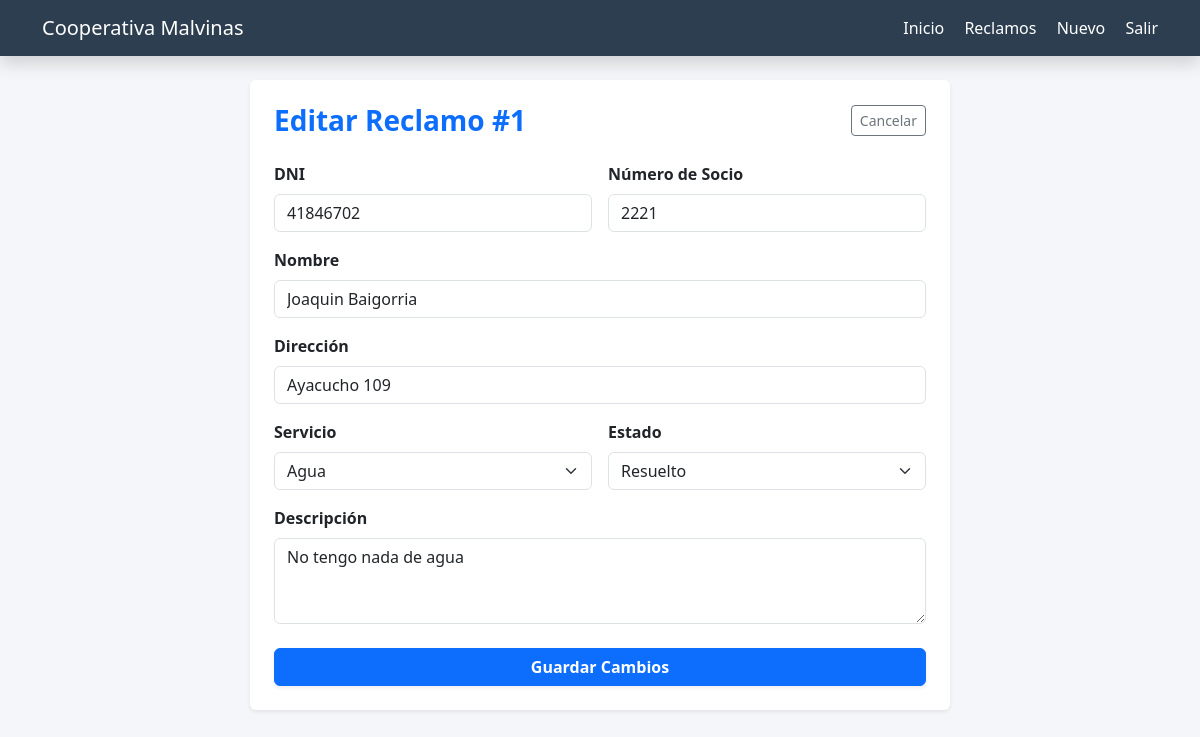
/editar/1 (signed in), run on the app's committed database.
### tables this page shows
CREATE TABLE reclamos (
            id INTEGER PRIMARY KEY AUTOINCREMENT,
            dni TEXT NOT NULL,
            nro_socio TEXT NOT NULL,
            nombre TEXT NOT NULL,
            direccion TEXT NOT NULL,
            tipo TEXT NOT NULL,
            descripcion TEXT NOT NULL,
            estado TEXT DEFAULT 'Pendiente'
        );

### app.py (the view, shortened to what this page needs)
@app.route("/editar/<int:id>", methods=["GET", "POST"])
@login_required
def editar_reclamo(id):
    conn = get_connection()
    cursor = conn.cursor()
    cursor.execute("SELECT * FROM reclamos WHERE id=?", (id,))
    reclamo = cursor.fetchone()
    conn.close()
    return render_template("editar_reclamo.html", r=reclamo)

### app.py (called while the page is built)
def login_required(f):
    @wraps(f)
    def decorated_function(*args, **kwargs):
        if "user" not in session:
            return redirect(url_for("login"))
        return f(*args, **kwargs)
    return decorated_function

### database.py (called while the page is built)
def get_connection():
    conn = sqlite3.connect("reclamos.db")
    conn.row_factory = sqlite3.Row
    return conn

### templates/editar_reclamo.html (shortened to what this page needs)
{% extends "base.html" %}
{% block content %}
<div class="card shadow-sm p-4 mx-auto border-0" style="max-width: 700px;">
    <div class="d-flex justify-content-between align-items-center mb-4">
        <h3 class="text-primary fw-bold m-0">Editar Reclamo #{{ r[0] }}</h3>
        <a href="{{ url_for('reclamos') }}" class="btn btn-outline-secondary btn-sm">Cancelar</a>
    </div>
    <form method="POST">
        <div class="row g-3">
            <div class="col-md-6"><label class="form-label fw-bold">DNI</label><input type="text" name="dni" class="form-control" value="{{ r[1] }}" required></div>
            <div class="col-md-6"><label class="form-label fw-bold">Número de Socio</label><input type="text" name="nro_socio" class="form-control" value="{{ r[2] }}" required></div>
            <div class="col-12"><label class="form-label fw-bold">Nombre</label><input type="text" name="nombre" class="form-control" value="{{ r[3] }}" required></div>
            <div class="col-12"><label class="form-label fw-bold">Dirección</label><input type="text" name="direccion" class="form-control" value="{{ r[4] }}" required></div>
            <div class="col-md-6">
                <label class="form-label fw-bold">Servicio</label>
                <select name="tipo" class="form-select" required>
                    <option value="Agua" {% if r[5] == 'Agua' %}selected{% endif %}>Agua</option>
                </select>
            </div>
            <div class="col-md-6">
                <label class="form-label fw-bold">Estado</label>
                <select name="estado" class="form-select" required>
                    <option value="Resuelto" {% if r[7] == 'Resuelto' %}selected{% endif %}>Resuelto</option>
                </select>
            </div>
            <div class="col-12"><label class="form-label fw-bold">Descripción</label><textarea name="descripcion" class="form-control" rows="3" required>{{ r[6] }}</textarea></div>
        </div>
        <button type="submit" class="btn btn-primary w-100 mt-4 shadow-sm fw-bold">Guardar Cambios</button>
    </form>
</div>
{% endblock %}

### templates/base.html (style rules this page uses)
body { background-color: #f4f6f9; font-family: 'Segoe UI', Tahoma, Geneva, Verdana, sans-serif; }

### data on the page
reclamos: id "1", dni "41846702", nro_socio "2221", nombre "Joaquin Baigorria", direccion "Ayacucho 109", tipo "Agua", estado "Resuelto", descripcion "No tengo nada de agua"
